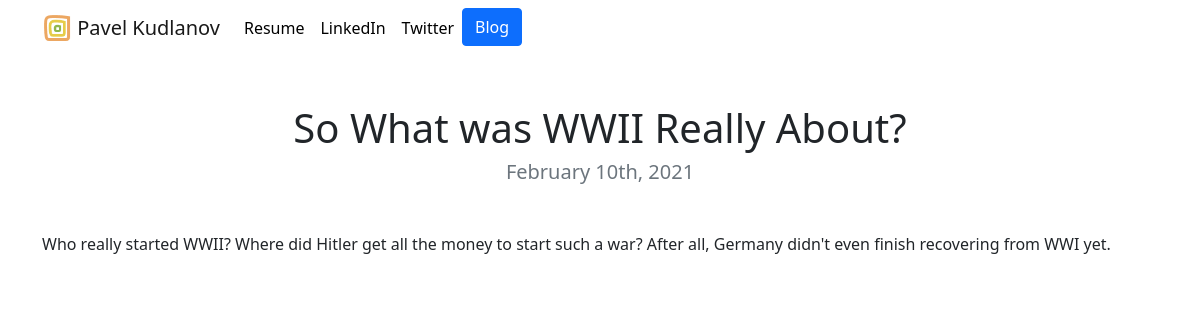
Page /blog/7/ on the committed database.
### blog/models.py (models this page shows, shortened)
class Post(models.Model):
    title = models.CharField(max_length=100)
    date = models.DateField(auto_now_add=True)
    body = models.TextField()
    likes = models.IntegerField(default=0)

### blog/views.py (the view)
# urls.py: path('<int:post_id>/', views.detail, name='detail'),
def detail(request, post_id):
    post = get_object_or_404(Post,  pk=post_id)
    return render(request, 'blog/detail.html', {'post': post})

### blog/templates/blog/detail.html
{% extends 'portfolio/base.html' %}
{% load static %}
{% block content %}
    <h1 class="text-center mt-5" id="blogdetailtitle">{{ post.title }}</h1>
    <h5 class="text-center text-muted mb-5">{{ post.date|date:'F jS, Y' }}</h5>
    <p>{{ post.body|safe }}</p>
{% endblock content %}

### rows in the picture
Post: title "So What was WWII Really About?", date "February 10th, 2021", body "Who really started WWII? Where did Hitler get all the money to start such a war? After all, Germany didn't even finish recovering from WWI yet."
